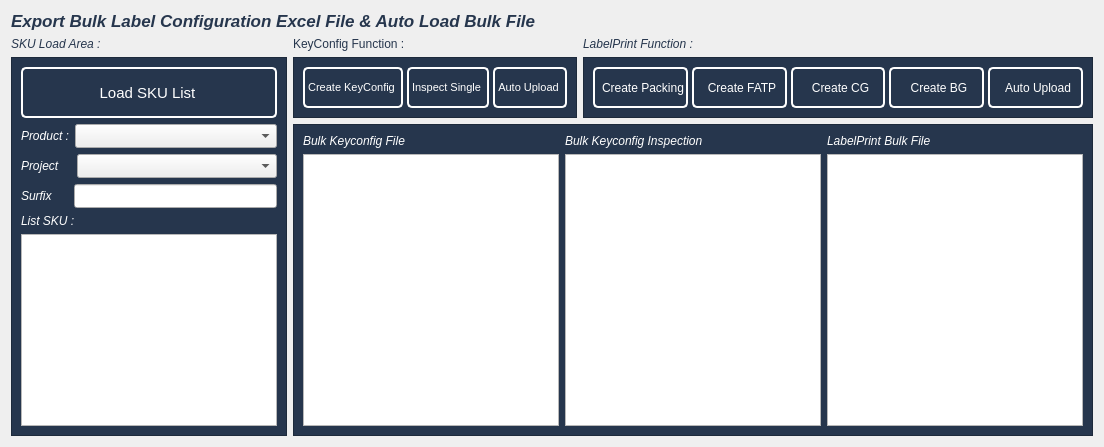
         <widget class="QWidget" name="p_bulk">
          <layout class="QGridLayout" name="gridLayout_17">
           <item row="2" column="0" rowspan="2">
            <widget class="QFrame" name="f_bulk_find">
             <property name="sizePolicy">
              <sizepolicy hsizetype="Fixed" vsizetype="Preferred">
               <horstretch>0</horstretch>
               <verstretch>0</verstretch>
              </sizepolicy>
             </property>
             <property name="styleSheet">
              <string notr="true">#f_bulk_find
{
	background-color:#26364d;
}
QPushButton  {
    background-color: #26364d;   /* Màu nền xanh */
    color: white;             /* Chữ màu trắng */
    border: 2px solid white;  /* Viền trắng */
    padding: 3px 6px;       /* Khoảng cách trong */
    border-radius: 5px;       /* Bo góc */
    cursor: pointer;          /* Hiện tay khi hover */
    font-size: 15px;          /* Kích thước chữ */
    text-align: center;
   padding-left: 3px;
}

#f_bulk_find QPushButton:hover {
    background-color: #3a5a80; /* Đổi màu khi hover */
}
#f_bulk_find QPushButton:pressed {
    background-color: #3a5a80;   /* Màu khi bấm */
    padding-left: 12px;           /* Giảm padding để cảm giác nhỏ lại */
    padding-top: 8px;
    transform: scale(0.95);       /* (Không hỗ trợ trong Qt CSS, chỉ có thể dùng animation) */
}</string>
             </property>
             <property name="frameShape">
              <enum>QFrame::Shape::StyledPanel</enum>
             </property>
             <property name="frameShadow">
              <enum>QFrame::Shadow::Raised</enum>
             </property>
             <layout class="QGridLayout" name="gridLayout_13">
              <item row="0" column="0">
               <widget class="QPushButton" name="bt_bulk_load_sku">
                <property name="minimumSize">
                 <size>
                  <width>141</width>
                  <height>51</height>
                 </size>
                </property>
                <property name="text">
                 <string>Load SKU List</string>
                </property>
               </widget>
              </item>
              <item row="1" column="0">
               <layout class="QHBoxLayout" name="horizontalLayout_25">
                <item>
                 <widget class="QLabel" name="label_37">
                  <property name="sizePolicy">
                   <sizepolicy hsizetype="Fixed" vsizetype="Preferred">
                    <horstretch>0</horstretch>
                    <verstretch>0</verstretch>
                   </sizepolicy>
                  </property>
                  <property name="font">
                   <font>
                    <pointsize>9</pointsize>
                    <italic>true</italic>
                   </font>
                  </property>
                  <property name="styleSheet">
                   <string notr="true">color: rgb(255, 255, 255);</string>
                  </property>
                  <property name="text">
                   <string>Product :</string>
                  </property>
                 </widget>
                </item>
                <item>
                 <widget class="QComboBox" name="cb_bulk_product">
                  <property name="minimumSize">
                   <size>
                    <width>97</width>
                    <height>24</height>
                   </size>
                  </property>
                 </widget>
                </item>
               </layout>
              </item>
              <item row="2" column="0">
               <layout class="QHBoxLayout" name="horizontalLayout_51">
                <property name="spacing">
                 <number>17</number>
                </property>
                <item>
                 <widget class="QLabel" name="label_66">
                  <property name="sizePolicy">
                   <sizepolicy hsizetype="Fixed" vsizetype="Preferred">
                    <horstretch>0</horstretch>
                    <verstretch>0</verstretch>
                   </sizepolicy>
                  </property>
                  <property name="font">
                   <font>
                    <pointsize>9</pointsize>
                    <italic>true</italic>
                   </font>
                  </property>
                  <property name="styleSheet">
                   <string notr="true">color: rgb(255, 255, 255);</string>
                  </property>
                  <property name="text">
                   <string>Project</string>
                  </property>
                 </widget>
                </item>
                <item>
                 <widget class="QComboBox" name="cb_bulk_project">
                  <property name="minimumSize">
                   <size>
                    <width>97</width>
                    <height>24</height>
                   </size>
                  </property>
                 </widget>
                </item>
               </layout>
              </item>
              <item row="3" column="0">
               <layout class="QHBoxLayout" name="horizontalLayout_52">
                <property name="spacing">
                 <number>21</number>
                </property>
                <item>
                 <widget class="QLabel" name="label_67">
                  <property name="sizePolicy">
                   <sizepolicy hsizetype="Fixed" vsizetype="Preferred">
                    <horstretch>0</horstretch>
                    <verstretch>0</verstretch>
                   </sizepolicy>
                  </property>
                  <property name="font">
                   <font>
                    <pointsize>9</pointsize>
                    <italic>true</italic>
                   </font>
                  </property>
                  <property name="styleSheet">
                   <string notr="true">color: rgb(255, 255, 255);</string>
                  </property>
                  <property name="text">
                   <string>Surfix</string>
                  </property>
                 </widget>
                </item>
                <item>
                 <widget class="QLineEdit" name="tx_bulk_surfix">
                  <property name="minimumSize">
                   <size>
                    <width>97</width>
                    <height>24</height>
                   </size>
                  </property>
                 </widget>
                </item>
               </layout>
              </item>
              <item row="4" column="0">
               <widget class="QLabel" name="label_6">
                <property name="font">
                 <font>
                  <pointsize>9</pointsize>
                  <italic>true</italic>
                 </font>
                </property>
                <property name="styleSheet">
                 <string notr="true">color: rgb(255, 255, 255);</string>
                </property>
                <property name="text">
                 <string>List SKU :</string>
                </property>
               </widget>
              </item>
              <item row="5" column="0">
               <widget class="QListView" name="list_bulk_sku"/>
              </item>
             </layout>
            </widget>
           </item>
           <item row="0" column="0" colspan="4">
            <widget class="QLabel" name="lb_bulk_caption">
             <property name="font">
              <font>
               <pointsize>13</pointsize>
               <italic>true</italic>
               <bold>true</bold>
              </font>
             </property>
             <property name="styleSheet">
              <string notr="true">color: #26364d;
font-weight:bold;</string>
             </property>
             <property name="text">
              <string>Export Bulk Label Configuration Excel File &amp; Auto Load Bulk File</string>
             </property>
            </widget>
           </item>
           <item row="1" column="0">
            <widget class="QLabel" name="label_68">
             <property name="font">
              <font>
               <pointsize>9</pointsize>
               <italic>true</italic>
              </font>
             </property>
             <property name="styleSheet">
              <string notr="true">color: #26364d;</string>
             </property>
             <property name="text">
              <string>SKU Load Area :</string>
             </property>
            </widget>
           </item>
           <item row="2" column="1">
            <widget class="QFrame" name="f_button">
             <property name="styleSheet">
              <string notr="true">#f_button
{
	background-color:#26364d;
}
QPushButton  {
    background-color: #26364d;   /* Màu nền xanh */
    color: white;             /* Chữ màu trắng */
    border: 2px solid white;  /* Viền trắng */
    padding: 3px 6px;       /* Khoảng cách trong */
    border-radius: 5px;       /* Bo góc */
    cursor: pointer;          /* Hiện tay khi hover */
    font-size: 11px;          /* Kích thước chữ */
    text-align: center;
   padding-left: 3px;
}

#f_button QPushButton:hover {
    background-color: #3a5a80; /* Đổi màu khi hover */
}
#f_button QPushButton:pressed {
    background-color: #3a5a80;   /* Màu khi bấm */
    padding-left: 12px;           /* Giảm padding để cảm giác nhỏ lại */
    padding-top: 8px;
    transform: scale(0.95);       /* (Không hỗ trợ trong Qt CSS, chỉ có thể dùng animation) */
}</string>
             </property>
             <property name="frameShape">
              <enum>QFrame::Shape::StyledPanel</enum>
             </property>
             <property name="frameShadow">
              <enum>QFrame::Shadow::Raised</enum>
             </property>
             <layout class="QGridLayout" name="gridLayout_8">
              <property name="horizontalSpacing">
               <number>4</number>
              </property>
              <item row="0" column="0">
               <widget class="QPushButton" name="bt_bulk_keyConfig">
                <property name="sizePolicy">
                 <sizepolicy hsizetype="Fixed" vsizetype="Fixed">
                  <horstretch>0</horstretch>
                  <verstretch>0</verstretch>
                 </sizepolicy>
                </property>
                <property name="minimumSize">
                 <size>
                  <width>0</width>
                  <height>0</height>
                 </size>
                </property>
                <property name="maximumSize">
                 <size>
                  <width>101</width>
                  <height>41</height>
                 </size>
                </property>
                <property name="text">
                 <string>Create KeyConfig</string>
                </property>
               </widget>
              </item>
              <item row="0" column="1">
               <widget class="QPushButton" name="bt_bulk_single_inspect">
                <property name="sizePolicy">
                 <sizepolicy hsizetype="Fixed" vsizetype="Fixed">
                  <horstretch>0</horstretch>
                  <verstretch>0</verstretch>
                 </sizepolicy>
                </property>
                <property name="minimumSize">
                 <size>
                  <width>0</width>
                  <height>0</height>
                 </size>
                </property>
                <property name="maximumSize">
                 <size>
                  <width>111</width>
                  <height>41</height>
                 </size>
                </property>
                <property name="text">
                 <string>Inspect Single</string>
                </property>
               </widget>
              </item>
              <item row="0" column="2">
               <widget class="QPushButton" name="bt_bulk_autoLoad_key">
                <property name="sizePolicy">
                 <sizepolicy hsizetype="Fixed" vsizetype="Fixed">
                  <horstretch>0</horstretch>
                  <verstretch>0</verstretch>
                 </sizepolicy>
                </property>
                <property name="minimumSize">
                 <size>
                  <width>0</width>
                  <height>0</height>
                 </size>
                </property>
                <property name="maximumSize">
                 <size>
                  <width>111</width>
                  <height>41</height>
                 </size>
                </property>
                <property name="text">
                 <string>Auto Upload</string>
                </property>
               </widget>
              </item>
             </layout>
            </widget>
           </item>
           <item row="3" column="1" colspan="3">
            <widget class="QFrame" name="f_bulk_content">
             <property name="styleSheet">
              <string notr="true">#f_bulk_content
{
	background-color:#26364d;
}</string>
             </property>
             <property name="frameShape">
              <enum>QFrame::Shape::StyledPanel</enum>
             </property>
             <property name="frameShadow">
              <enum>QFrame::Shadow::Raised</enum>
             </property>
             <layout class="QGridLayout" name="gridLayout_12">
              <item row="0" column="0">
               <layout class="QVBoxLayout" name="verticalLayout_8">
                <item>
                 <widget class="QLabel" name="label_70">
                  <property name="font">
                   <font>
                    <pointsize>9</pointsize>
                    <italic>true</italic>
                   </font>
                  </property>
                  <property name="styleSheet">
                   <string notr="true">color: rgb(255, 255, 255);</string>
                  </property>
                  <property name="text">
                   <string>Bulk Keyconfig File</string>
                  </property>
                 </widget>
                </item>
                <item>
                 <widget class="QTableView" name="list_bulk_keyConfig"/>
                </item>
               </layout>
              </item>
              <item row="0" column="1">
               <layout class="QVBoxLayout" name="verticalLayout_9">
                <item>
                 <widget class="QLabel" name="label_71">
                  <property name="font">
                   <font>
                    <pointsize>9</pointsize>
                    <italic>true</italic>
                   </font>
                  </property>
                  <property name="styleSheet">
                   <string notr="true">color: rgb(255, 255, 255);</string>
                  </property>
                  <property name="text">
                   <string>Bulk Keyconfig Inspection</string>
                  </property>
                 </widget>
                </item>
                <item>
                 <widget class="QTableView" name="list_bulk_labelPrint"/>
                </item>
               </layout>
              </item>
              <item row="0" column="2">
               <layout class="QVBoxLayout" name="verticalLayout_10">
                <item>
                 <widget class="QLabel" name="label_72">
                  <property name="font">
                   <font>
                    <pointsize>9</pointsize>
                    <italic>true</italic>
                   </font>
                  </property>
                  <property name="styleSheet">
                   <string notr="true">color: rgb(255, 255, 255);</string>
                  </property>
                  <property name="text">
                   <string>LabelPrint Bulk File</string>
                  </property>
                 </widget>
                </item>
                <item>
                 <widget class="QTableView" name="tableView_3"/>
                </item>
               </layout>
              </item>
             </layout>
            </widget>
           </item>
           <item row="2" column="2" colspan="2">
            <widget class="QFrame" name="f_button_print">
             <property name="styleSheet">
              <string notr="true">#f_button_print
{
	background-color:#26364d;
}
QPushButton  {
    background-color: #26364d;   /* Màu nền xanh */
    color: white;             /* Chữ màu trắng */
    border: 2px solid white;  /* Viền trắng */
    padding: 3px px;       /* Khoảng cách trong */
    border-radius: 5px;       /* Bo góc */
    cursor: pointer;          /* Hiện tay khi hover */
    font-size: 12px;          /* Kích thước chữ */
    text-align: center;
   padding-left: 5px;
}

#f_button_print QPushButton:hover {
    background-color: #3a5a80; /* Đổi màu khi hover */
}
#f_button_print QPushButton:pressed {
    background-color: #3a5a80;   /* Màu khi bấm */
    padding-left: 12px;           /* Giảm padding để cảm giác nhỏ lại */
    padding-top: 8px;
    transform: scale(0.95);       /* (Không hỗ trợ trong Qt CSS, chỉ có thể dùng animation) */
}</string>
             </property>
             <property name="frameShape">
              <enum>QFrame::Shape::StyledPanel</enum>
             </property>
             <property name="frameShadow">
              <enum>QFrame::Shadow::Raised</enum>
             </property>
             <layout class="QGridLayout" name="gridLayout_9">
              <property name="horizontalSpacing">
               <number>4</number>
              </property>
              <item row="0" column="0">
               <widget class="QPushButton" name="bt_labelPrint_packing">
                <property name="minimumSize">
                 <size>
                  <width>91</width>
                  <height>41</height>
                 </size>
                </property>
                <property name="text">
                 <string>Create Packing</string>
                </property>
               </widget>
              </item>
              <item row="0" column="1">
               <widget class="QPushButton" name="bt_labelPrint_FATP">
                <property name="minimumSize">
                 <size>
                  <width>91</width>
                  <height>41</height>
                 </size>
                </property>
                <property name="text">
                 <string>Create FATP</string>
                </property>
               </widget>
              </item>
              <item row="0" column="2">
               <widget class="QPushButton" name="bt_labelPrint_CG">
                <property name="minimumSize">
                 <size>
                  <width>91</width>
                  <height>41</height>
                 </size>
                </property>
                <property name="text">
                 <string>Create CG</string>
                </property>
               </widget>
              </item>
              <item row="0" column="3">
               <widget class="QPushButton" name="bt_labelPrint_BG">
                <property name="minimumSize">
                 <size>
                  <width>91</width>
                  <height>41</height>
                 </size>
                </property>
                <property name="text">
                 <string>Create BG</string>
                </property>
               </widget>
              </item>
              <item row="0" column="4">
               <widget class="QPushButton" name="bt_labelPrint_autoLoad">
                <property name="minimumSize">
                 <size>
                  <width>91</width>
                  <height>41</height>
                 </size>
                </property>
                <property name="text">
                 <string>Auto Upload</string>
                </property>
               </widget>
              </item>
             </layout>
            </widget>
           </item>
           <item row="1" column="2" colspan="2">
            <widget class="QLabel" name="label_69">
             <property name="font">
              <font>
               <pointsize>9</pointsize>
               <italic>true</italic>
              </font>
             </property>
             <property name="styleSheet">
              <string notr="true">color: #26364d;</string>
             </property>
             <property name="text">
              <string>LabelPrint Function :</string>
             </property>
            </widget>
           </item>
           <item row="1" column="1">
            <widget class="QLabel" name="label">
             <property name="styleSheet">
              <string notr="true">color: #26364d;</string>
             </property>
             <property name="text">
              <string>KeyConfig Function :</string>
             </property>
            </widget>
           </item>
          </layout>
         </widget>
